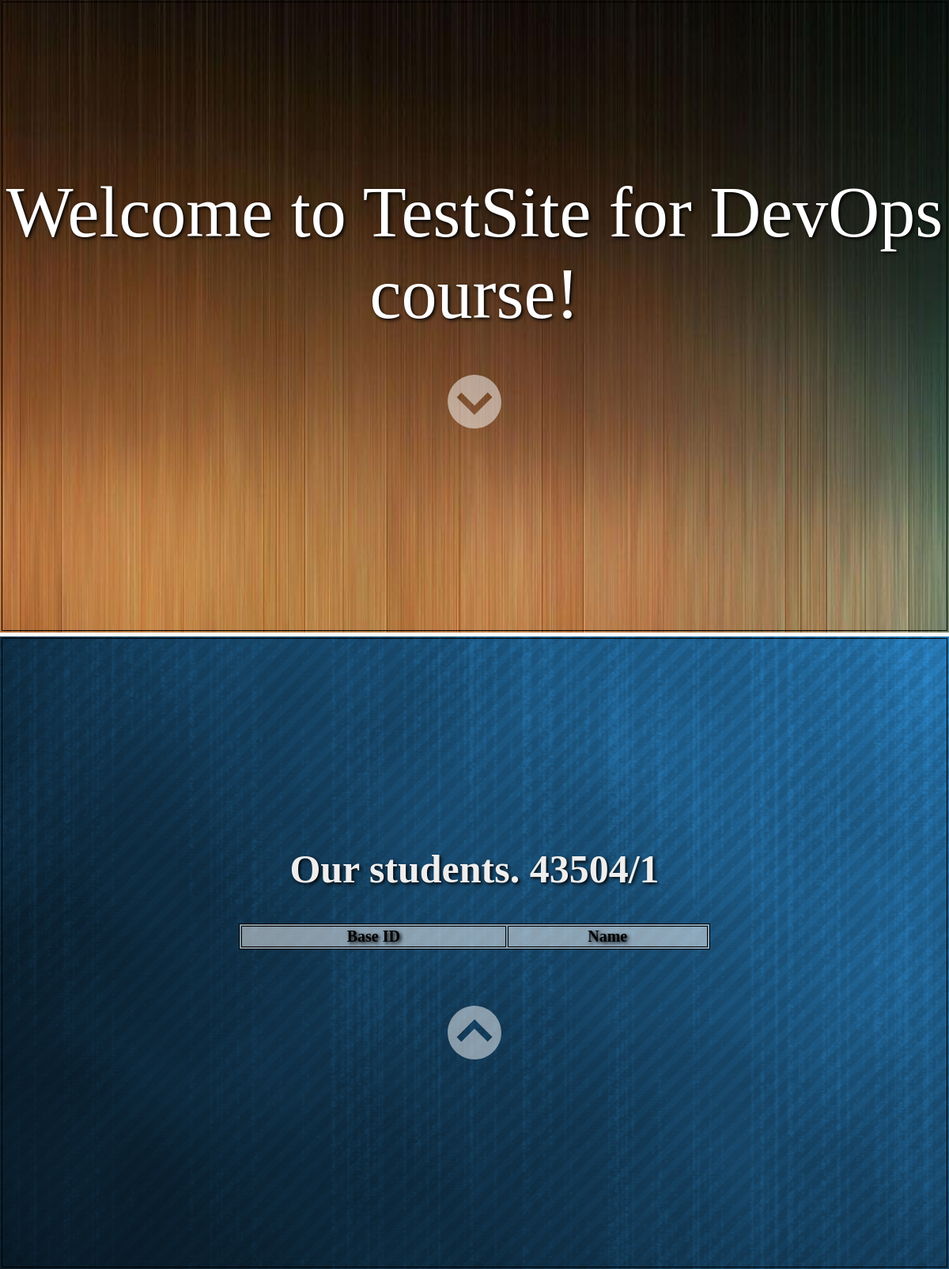
Before: / with the older database file.
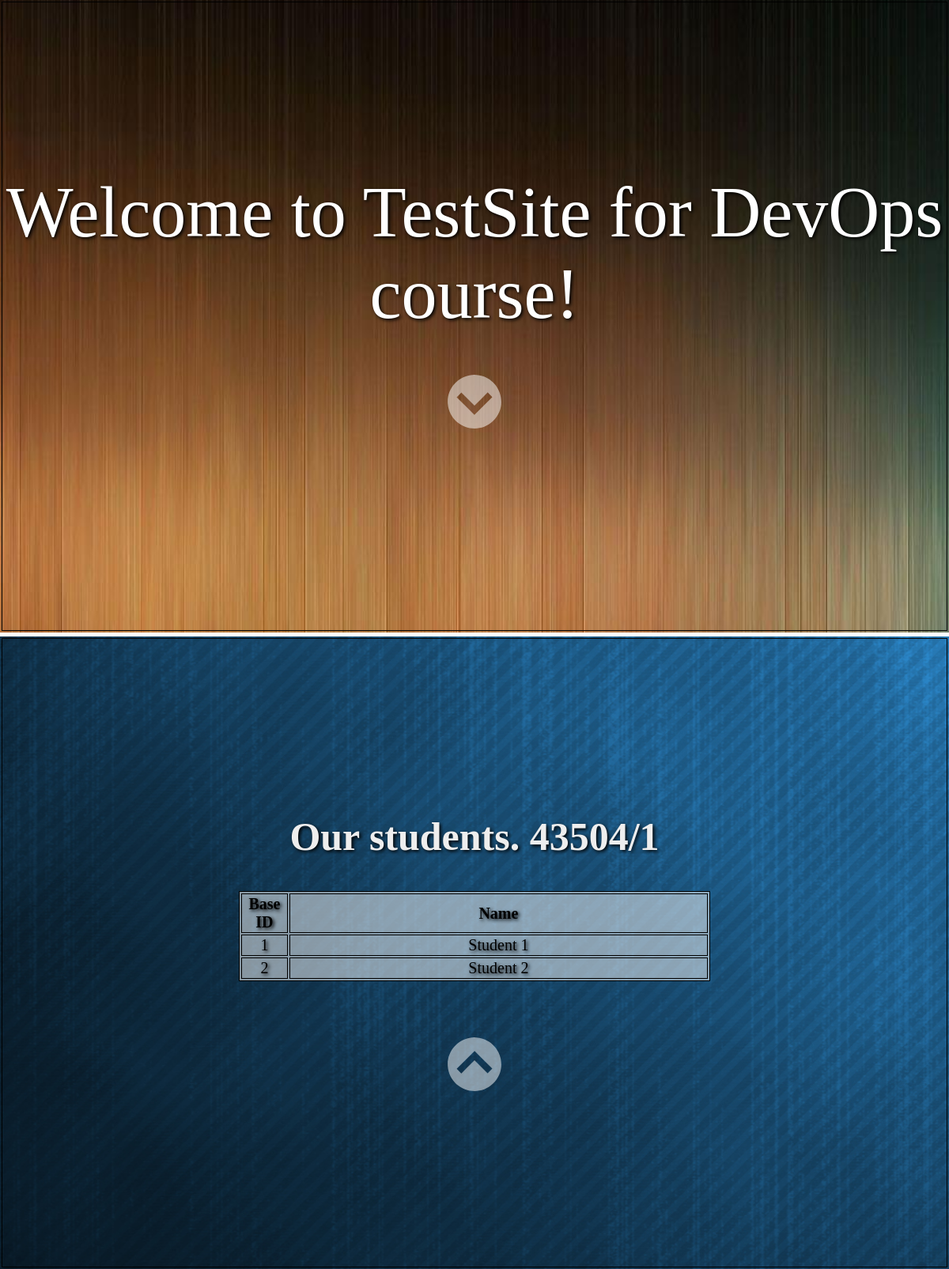
After: the same page with the newer database file.
### main_page/models.py (models this page shows, shortened)
class User(models.Model):
    name = models.CharField(max_length=40, unique=True)

### main_page/views.py (the view)
# urls.py: url(r'^$', main_views.main, name="main_page"),
def main(request):
    users = User.objects.all().order_by('id')
    context = {
        'students': users
    }
    return render(request, 'main_page/main_page.html', context)

### main_page/templates/main_page/main_page.html (shortened to what this page needs)
{% load static %}
<html>
<head>
    <link type="text/css" rel="stylesheet" href="{% static "main_page/css/main_page_style.css" %}"></link>
</head>
<body>
    <div id="sections">
        <section class="header_content" id="header">
            <table class="cell_table">
                <tr>
                    <td class="cell_td">
                        <div class="header_div">
                            <div class="header_text">
                                Welcome to TestSite for DevOps course!
                            </div>
                        </div>
                        <br>
                        <a href="#intro"><img src="{% static "/main_page/image/arrow_down.svg" %}" class="nav_arrow"></a>
                    </td>
                </tr>
            </table>
        </section>
        <section class="intro_content" id="intro">
            <table class="cell_table">
                <tr>
                    <td class="cell_td">
                        <div class="intro_text">
                            Our students. 43504/1
                        </div>
                        <div class="intro_text">
                            <table class="stud_table">
                                <tr>
                                    <td>
                                        <b>Base ID</b>
                                    </td>
                                    <td>
                                        <b>Name</b>
                                    </td>
                                </tr>
                                {% for st in students %}
                                <tr>
                                    <td width="10%">
                                        {{st.id}}
                                    </td>
                                    <td align="center">
                                        {{st.name}}
                                    </td>
                                </tr>
                                {% endfor %}
                            </table>
                        </div>
                        <a href="#header"><img src="{% static "/main_page/image/arrow_up.svg" %}" class="nav_arrow"></a>
                    </td>
                </tr>
            </table>
        </section>
    </div>
</body>
</html>

### main_page/static/main_page/css/main_page_style.css (style rules this page uses)
html, body { height: 100%; margin: 0; padding: 0; }
.cell_table { width:100%; height:100% }
.cell_td { width:100%; height:80%; text-align:center }
.nav_arrow { width:70px; margin-top:30px; margin-bottom:40px; border-radius:15px; opacity:.5; -moz-transition:all .2s ease-out; -webkit-transition:all .2s ease-out; -o-transition:all .2s ease-out; transition:all .2s ease-out }
.header_content { background:#464646 url(/static/main_page/image/header_bg.jpg) no-repeat center center fixed; background-size:cover; text-align:center; margin-bottom:5px; min-height:100% }
.header_div { display:inline-block }
.header_text { color:#fff; text-shadow:#000 2px 2px 4px; font:90px DrugsThin,Calibri,serif }
.intro_content { background:#464646 url(/static/main_page/image/intro_bg.jpg) no-repeat center center fixed; background-size:cover; text-align:center; margin-bottom:5px; min-height:100% }
.intro_text { color:#EEE; vertical-align:middle; margin-bottom:40px; margin-top:40px; text-shadow:#000 2px 2px 4px; font:700 50px DrugsThin,Calibri,serif }
.stud_table { width: 50%; margin: auto; background: rgba(255, 255, 255, 0.5); border: 1px solid black; }
td { text-align: center; border: 1px solid black; font-size: 20px; }

Changed rows visible on the page:
added User: id "1", name "Student 1"
added User: id "2", name "Student 2"
